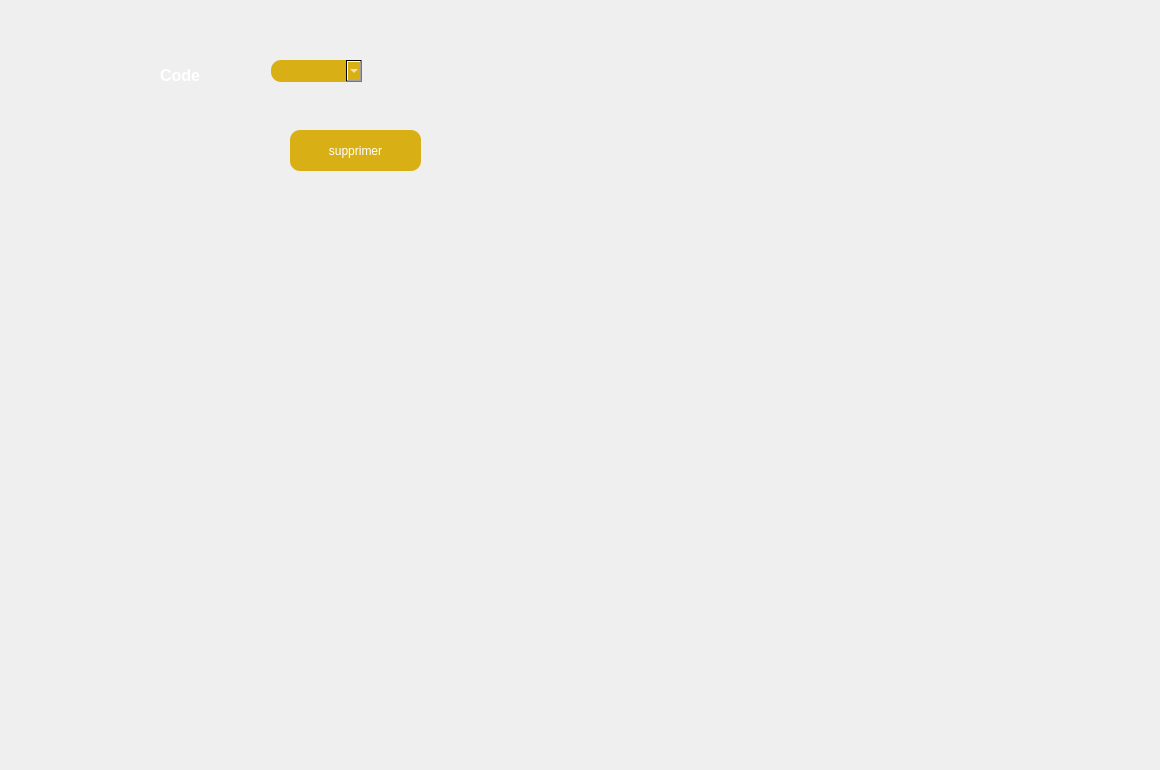
          <widget class="QWidget" name="tab_21">
           <attribute name="title">
            <string>supprimer</string>
           </attribute>
           <widget class="QLabel" name="label_118">
            <property name="geometry">
             <rect>
              <x>160</x>
              <y>60</y>
              <width>71</width>
              <height>31</height>
             </rect>
            </property>
            <property name="text">
             <string>&lt;html&gt;&lt;head/&gt;&lt;body&gt;&lt;p&gt;&lt;span style=&quot; font-size:12pt; font-weight:600; color:#ffffff;&quot;&gt;Code &lt;/span&gt;&lt;/p&gt;&lt;/body&gt;&lt;/html&gt;</string>
            </property>
           </widget>
           <widget class="QPushButton" name="pushButtonSupprimer_4">
            <property name="geometry">
             <rect>
              <x>290</x>
              <y>130</y>
              <width>131</width>
              <height>41</height>
             </rect>
            </property>
            <property name="styleSheet">
             <string notr="true">color: rgb(255, 255, 255);
background-color:  QLinearGradient(x1: 0, y1: 0, x2: 0, y2: 1, stop: 0#D8B016, stop: 1 #D8B016);
 border-radius: 10;</string>
            </property>
            <property name="text">
             <string>supprimer</string>
            </property>
           </widget>
           <widget class="QComboBox" name="codecomboBox">
            <property name="geometry">
             <rect>
              <x>271</x>
              <y>60</y>
              <width>91</width>
              <height>22</height>
             </rect>
            </property>
            <property name="styleSheet">
             <string notr="true">color: rgb(255, 255, 255);
background-color:  QLinearGradient(x1: 0, y1: 0, x2: 0, y2: 1, stop: 0#D8B016, stop: 1 #D8B016);
 border-radius: 10;</string>
            </property>
           </widget>
           <widget class="QLabel" name="graph_12">
            <property name="geometry">
             <rect>
              <x>0</x>
              <y>0</y>
              <width>1151</width>
              <height>761</height>
             </rect>
            </property>
            <property name="text">
             <string/>
            </property>
            <property name="pixmap">
             <pixmap>../../../Downloads/Untitled-1 copy.png</pixmap>
            </property>
           </widget>
           <zorder>graph_12</zorder>
           <zorder>label_118</zorder>
           <zorder>pushButtonSupprimer_4</zorder>
           <zorder>codecomboBox</zorder>
          </widget>
